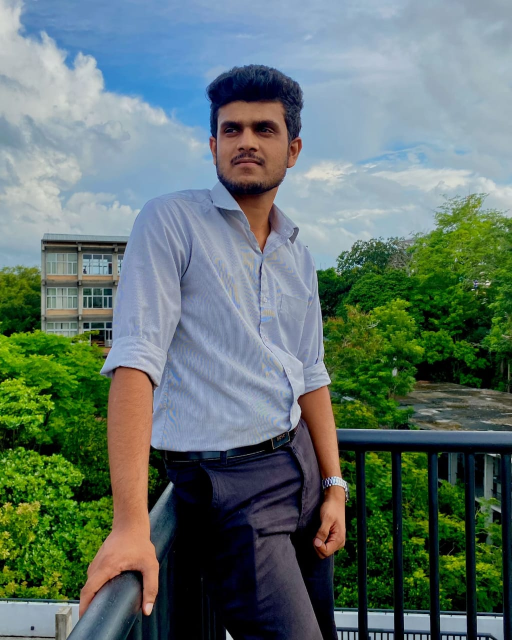
#> input picture week2/me.jpg, 1024 x 1280 px (shown at 1/2 size)
$ jupyter execute Intensity_transformation.ipynb   (shell and % lines are left out)
#> lines starting #> are read from the running program, lines starting #| are printed output that depends on the picture
[cell 1]
import numpy as np
import matplotlib.pyplot as plt
import cv2 as cv

transformation1 = np.arange(0,256).astype('uint8')
plt.plot(transformation1)
plt.show()
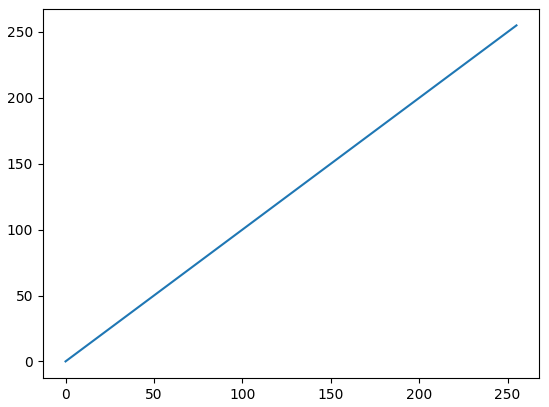
#> figure drawn by matplotlib, 1 panel; curve peaks at x = 255, y = 255

[cell 2]
Original_Image  = cv.imread('me.jpg',cv.IMREAD_GRAYSCALE)
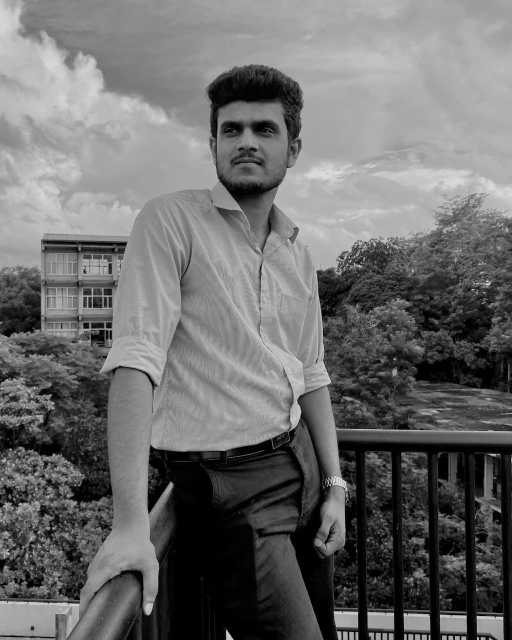
#> Original_Image: shape (1280, 1024) (shown at 1/2 size); min 0, max 237, mean 108.5

fig , ax = plt.subplots(1,2)
ax[0].imshow(Original_Image, cmap='gray')
ax[0].set_title('Original Image')

Transformed_image1 = cv.LUT(Original_Image,transformation1)
ax[1].imshow(Transformed_image1 , cmap='gray')
ax[1].set_title('Transformed Image')

plt.show()
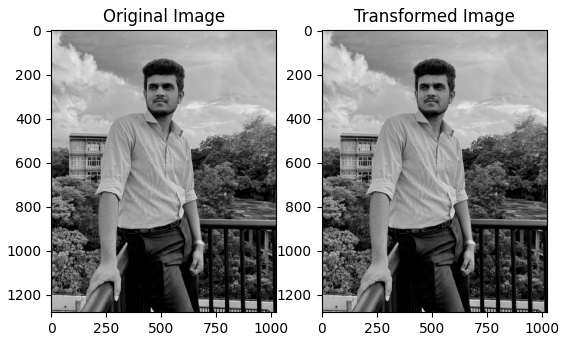
#> figure drawn by matplotlib, 2 panels

[cell 3]
transformation2 = 255-(np.arange(0,256).astype('uint8'))
plt.plot(transformation2)
plt.show()
#> figure, not shown here; curve peaks at x = 0, y = 255

[cell 4]
fig , ax = plt.subplots(1,2)
ax[0].imshow(Original_Image,cmap = 'gray')
ax[0].set_title('Original Image')

Transformed_image2 = cv.LUT(Original_Image,transformation2)
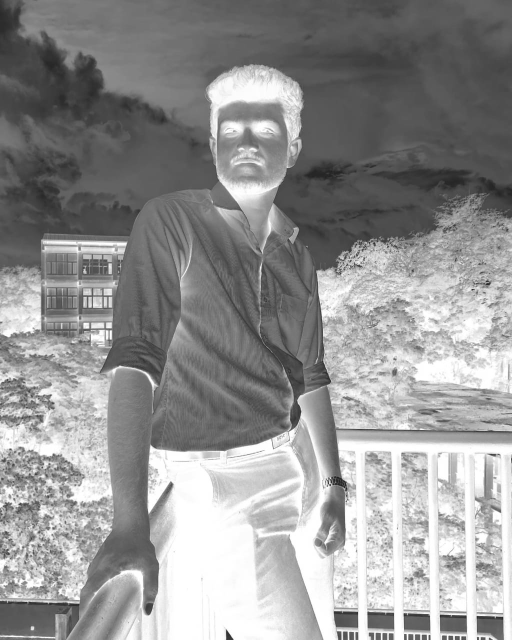
#> Transformed_image2: shape (1280, 1024) (shown at 1/2 size); min 18, max 255, mean 146.5
ax[1].imshow(Transformed_image2,cmap ='gray')
ax[1].set_title('Transformed Image')

plt.show()

[cell 5]
c = np.array([(100,50),(150,200)])
t1 = np.linspace(0,50,100+1).astype('uint8')
t2 = np.linspace(51, 200, 50).astype('uint8')
t3 = np.linspace(201,255,255-150).astype('uint8')
transformation3 = np.concatenate((t1,t2,t3))
print(len(transformation3))
plt.plot(transformation3)
plt.xlim(0,255)
plt.ylim(0,255)
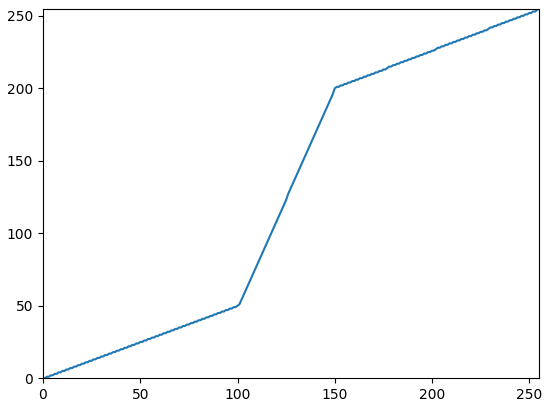
#> figure drawn by matplotlib, 1 panel; curve peaks at x = 255, y = 255

[cell 6]
fig , ax = plt.subplots(1,2)
ax[0].imshow(Original_Image,cmap='gray')

Transformed_image3 = cv.LUT(Original_Image,transformation3)
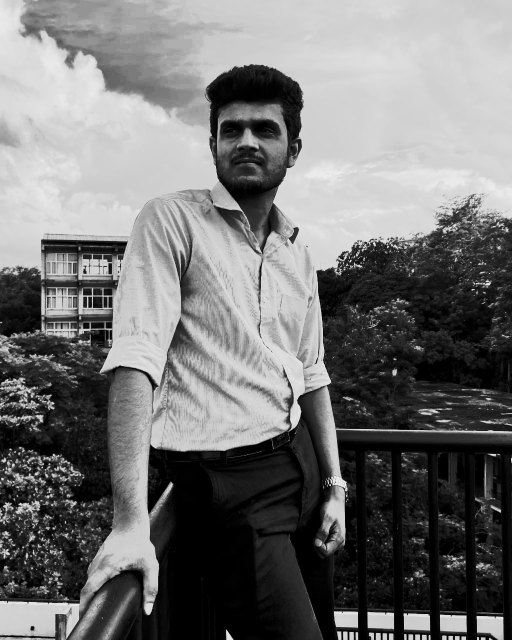
#> Transformed_image3: shape (1280, 1024) (shown at 1/2 size); min 0, max 245, mean 116.1
ax[1].imshow(Transformed_image3,cmap='gray')

[cell 7]
Image  = cv.imread('me.jpg',cv.IMREAD_GRAYSCALE)

#histogram

hist = cv.calcHist([Original_Image],[0],None,[256],[0,256])
#> hist = 256 values, max 50019 at index 0, min 0 at index 232, mean 5120
plt.plot(hist)
plt.show()
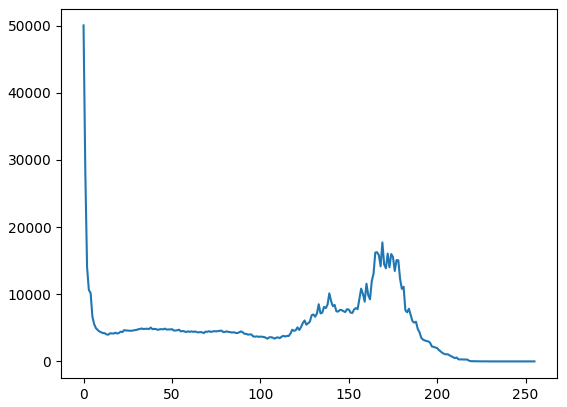
#> figure drawn by matplotlib, 1 panel; curve peaks at x = 0, y = 50019

[cell 8]
Image  = cv.cvtColor(cv.imread('me.jpg',cv.IMREAD_COLOR), cv.COLOR_BGR2RGB)

# Plotting the image

fig , ax = plt.subplots(1,2)
fig.set_figwidth(15)
ax[0].imshow(Image)
ax[0].set_title('Original Image')


# calc color Histogram
color = ('b','g','r')
for i,col in enumerate(color):
    hist = cv.calcHist([Image],[i],None,[256],[0,256])
    ax[1].plot(hist,color = col)
    ax[1].set_xlim([0,256])
    ax[1].set_title('Histogram')
plt.show()
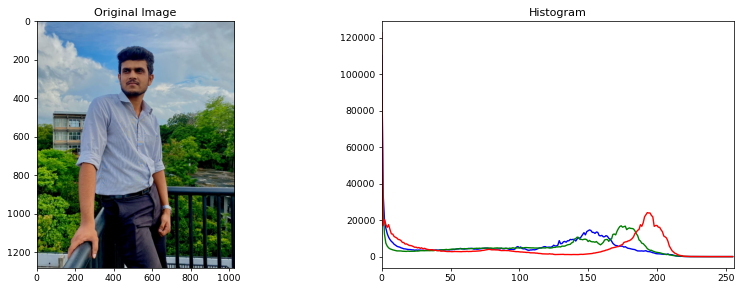
#> figure drawn by matplotlib, 2 panels; panel 2: curve peaks at x = 0, y = 110188; panel 2: curve peaks at x = 0, y = 61701; panel 2: curve peaks at x = 0, y = 122690

[cell 9]
color = ('b','g','r')
for X in enumerate(color):
    print(X)

type(color)

[cell 10]
fig , ax  = plt.subplots( 2,2 )
fig.set_figwidth(10)
fig.set_figheight(10)

hist,bins = np.histogram(Original_Image.ravel(), 256 , [0,256])
#> bins = 257 values from 0 to 256
cdf = hist.cumsum()
#> cdf = 256 values from 50019 to 1310720
cdf_normalized = cdf* (hist.max()/cdf.max())
#> cdf_normalized = 256 values from 1908.8 to 50019
ax[0,0].plot(cdf_normalized, color='b')
ax[0,0].hist(Original_Image.flatten(), 256 , [0,256] , color ='r')
ax[0,0].set_xlim([0,256])


equ = cv.equalizeHist(Original_Image)
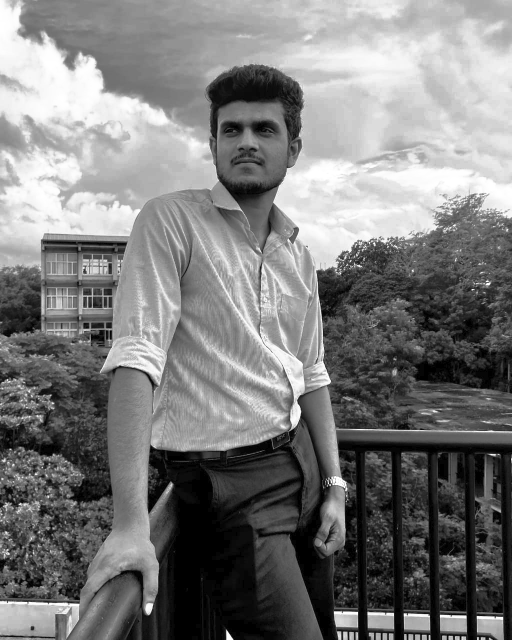
#> equ: shape (1280, 1024) (shown at 1/2 size); min 0, max 255, mean 123.4
hist ,bins = np.histogram( equ.ravel(), 256, [0,256])
#> hist = 256 values, max 50019 at index 0, min 0 at index 1, mean 5120
cdf = hist.cumsum()
cdf_normalized = cdf*(hist.max()/cdf.max())
ax[0,1].plot(cdf_normalized, color ='b')
ax[0,1].hist(equ.flatten(), 256 , [0,256] , color = 'r')
ax[0,1].set_xlim([0,256])


ax[1,0].imshow( Original_Image , cmap = 'gray')
ax[1,1].imshow( equ , cmap = 'gray')
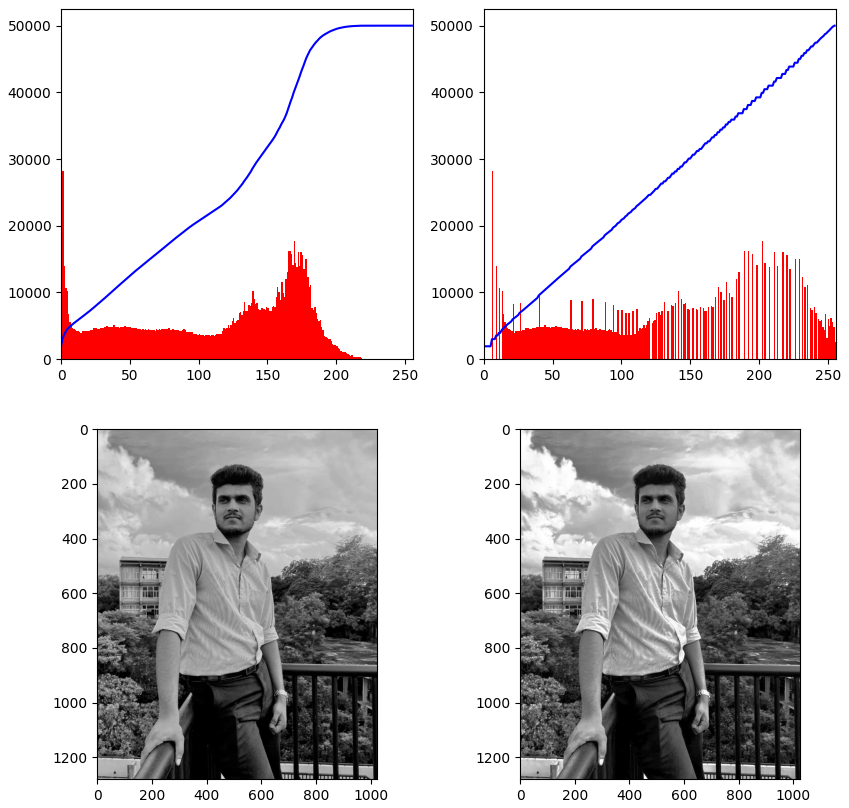
#> figure drawn by matplotlib, 4 panels; panel 1: tallest bar 50019 high, from x = 0 to 1; panel 1: curve peaks at x = 237, y = 50019; panel 2: tallest bar 50019 high, from x = 0 to 1; panel 2: curve peaks at x = 255, y = 50019
